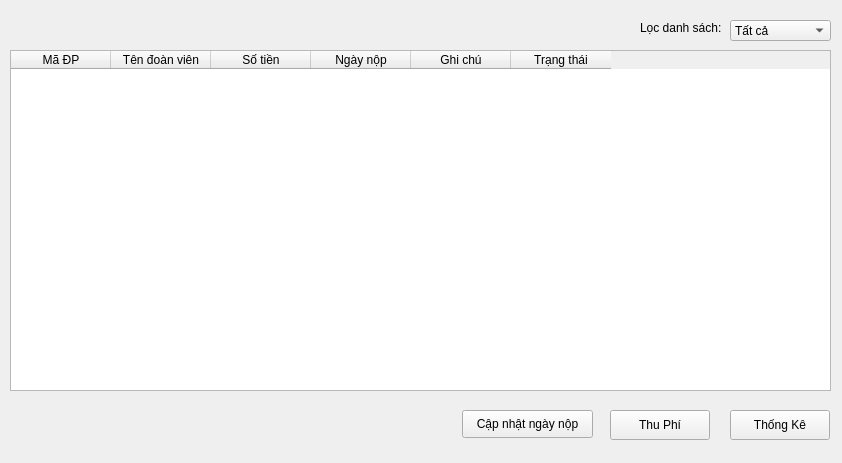
<?xml version="1.0" encoding="UTF-8"?>
<ui version="4.0">
 <class>QLDP</class>
 <widget class="QWidget" name="QLDP">
  <property name="geometry">
   <rect>
    <x>0</x>
    <y>0</y>
    <width>842</width>
    <height>463</height>
   </rect>
  </property>
  <property name="windowTitle">
   <string>Quản Lý Đoàn Phí</string>
  </property>
  <widget class="QTableWidget" name="tableView_DoanPhi">
   <property name="geometry">
    <rect>
     <x>10</x>
     <y>50</y>
     <width>821</width>
     <height>341</height>
    </rect>
   </property>
   <column>
    <property name="text">
     <string>Mã ĐP</string>
    </property>
   </column>
   <column>
    <property name="text">
     <string>Tên đoàn viên</string>
    </property>
   </column>
   <column>
    <property name="text">
     <string>Số tiền</string>
    </property>
   </column>
   <column>
    <property name="text">
     <string>Ngày nộp</string>
    </property>
   </column>
   <column>
    <property name="text">
     <string>Ghi chú</string>
    </property>
   </column>
   <column>
    <property name="text">
     <string>Trạng thái</string>
    </property>
   </column>
  </widget>
  <widget class="QComboBox" name="cbbTrangThai">
   <property name="geometry">
    <rect>
     <x>730</x>
     <y>20</y>
     <width>101</width>
     <height>21</height>
    </rect>
   </property>
   <item>
    <property name="text">
     <string>Tất cả</string>
    </property>
   </item>
   <item>
    <property name="text">
     <string>Đã nộp</string>
    </property>
   </item>
   <item>
    <property name="text">
     <string>Chưa nộp</string>
    </property>
   </item>
  </widget>
  <widget class="QPushButton" name="btnThuPhi">
   <property name="geometry">
    <rect>
     <x>610</x>
     <y>410</y>
     <width>100</width>
     <height>30</height>
    </rect>
   </property>
   <property name="text">
    <string>Thu Phí</string>
   </property>
  </widget>
  <widget class="QPushButton" name="btnThongKe">
   <property name="geometry">
    <rect>
     <x>730</x>
     <y>410</y>
     <width>100</width>
     <height>30</height>
    </rect>
   </property>
   <property name="text">
    <string>Thống Kê</string>
   </property>
  </widget>
  <widget class="QLabel" name="label">
   <property name="geometry">
    <rect>
     <x>640</x>
     <y>20</y>
     <width>91</width>
     <height>16</height>
    </rect>
   </property>
   <property name="text">
    <string>Lọc danh sách:</string>
   </property>
  </widget>
  <widget class="QPushButton" name="btnUpdateNgayNop">
   <property name="geometry">
    <rect>
     <x>462</x>
     <y>410</y>
     <width>131</width>
     <height>28</height>
    </rect>
   </property>
   <property name="text">
    <string>Cập nhật ngày nộp</string>
   </property>
  </widget>
 </widget>
 <resources/>
 <connections/>
</ui>
